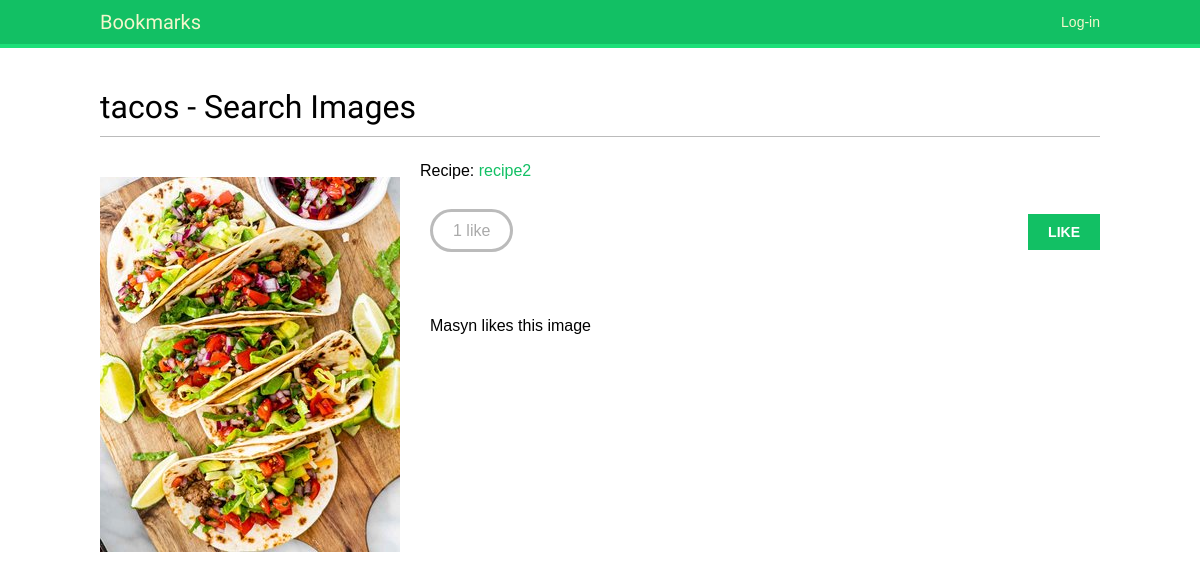
The app's page /images/detail/3/tacos-search-images/ with its own data.
### images/models.py (models this page shows, shortened)
class Image(models.Model):
    user = models.ForeignKey(
        settings.AUTH_USER_MODEL,
        related_name='images_created',
        on_delete=models.CASCADE,
    )
    title = models.CharField(max_length=200)
    slug = models.SlugField(max_length=200, blank=True)
    url = models.URLField(max_length=2000)
    image = models.ImageField(upload_to='images/%Y/%m/%d/')
    description = models.TextField(blank=True)
    created = models.DateTimeField(auto_now_add=True)
    users_like = models.ManyToManyField(
        settings.AUTH_USER_MODEL,
        related_name='images_liked',
        blank=True,
    )
    recipe = models.ForeignKey(
        Report,
        on_delete=models.CASCADE,
        related_name='images',
        null=True,
    )
    total_likes = models.PositiveIntegerField(default=0)
    class Meta:
        indexes = [
            models.Index(fields=['-created']),
            models.Index(fields=['-total_likes']),
        ]
        ordering = ['-created']

### recipe/models.py (models this page shows, shortened)
class Report(models.Model):
    class Status(models.TextChoices):
        DRAFT = 'DF', 'Draft'
        PUBLISHED = 'PB', 'Published'
    CATEGORY_CHOICES = [
        ('BRK', 'Breakfast'),
        ('LCH', 'Lunch'),
        ('DIN', 'Dinner'),
        ('DES', 'Dessert'),
        ('APP', 'Appetizer'),
    ]
    title = models.CharField(max_length=250)
    slug = models.SlugField(max_length=250, unique_for_date='publish')
    author = models.ForeignKey(
        settings.AUTH_USER_MODEL, on_delete=models.CASCADE, related_name="recipe_reports"
    )
    body = models.TextField()
    image = models.ImageField(upload_to='reports/', null=True, blank=True)
    category = models.CharField(max_length=3, choices=CATEGORY_CHOICES, default="DIN")
    publish = models.DateTimeField(default=timezone.now)
    created = models.DateTimeField(auto_now_add=True)
    updated = models.DateTimeField(auto_now=True)
    status = models.CharField(max_length=2, choices=Status, default=Status.DRAFT)
    objects = models.Manager()
    published = PublishedManager()
    class Meta:
        ordering = ['-publish']
        indexes = [models.Index(fields=['-publish']),]
    def get_absolute_url(self):
        return reverse('recipe:report_detail',args=[
            self.publish.year,
            self.publish.month,
            self.publish.day,
            self.slug])
    tags = TaggableManager()

### images/views.py (the view)
def image_detail(request, id, slug):
    image = get_object_or_404(Image, id=id, slug=slug)
    recipe = image.recipe
    return render(
        request,
        'images/image/detail.html',
        {'section': 'images', 'image': image},
    )

### images/templates/images/image/detail.html (shortened to what this page needs)
{% extends "base.html" %}
{% block content %}
  <h1>{{ image.title }}</h1>
  {% load thumbnail %}
  <a href="{{ image.image.url }}">
    <img src="{% thumbnail image.image 300x0 %}" class="image-detail">
  </a>
  <p>Recipe: <a href="{{ image.recipe.get_absolute_url }}">{{ image.recipe.title }}</a>
  {% with total_likes=image.users_like.count users_like=image.users_like.all %}
    <div class="image-info">
      <div>
        <span class="count">
        <span class="total">{{ total_likes }}</span>
          like{{ total_likes|pluralize }}
        </span>
        <a href="#" data-id="{{ image.id }}" data-action="{% if request.user in users_like %}un{% endif %}like"
    class="like button">
          {% if request.user not in users_like %}
            Like
          {% else %}
            Unlike
          {% endif %}
        </a>
      </div>
    </div>
    <div class="image-likes">
      {% for user in users_like %}
        <div>
          <p>{{ user.first_name }} likes this image</p>
        </div>
      {% empty %}
        Nobody likes this image yet.
      {% endfor %}
    </div>
  {% endwith %}
{% endblock %}

### account/static/css/base.css (style rules this page uses)
body { margin:0; padding:0; font-family:helvetica, sans-serif; }
p { line-height: 1.8; }
a { color:#12c064; text-decoration:none; }
h1, h2, h3, h4, h5 , h6 { font-family: 'Muli', sans-serif; font-weight:normal; }
h1 { border-bottom:1px solid #bbb; padding:0 0 10px 0; margin:10px 0 20px 0; }
input[type=submit], a.button { font-weight:bold; background:#12c064; color:#fff; padding:10px 20px; font-size:14px; text-transform:uppercase; }
.image-preview, .image-detail { max-width:300px; float:left; margin:0 20px 20px 0; }
.image-detail { margin-top:20px; }
.image-info div { padding:20px 0; overflow:auto; }
.count { color:#aaa; border:3px solid #bbb; border-radius:26px; padding:10px 20px; margin:20px 10px 0; }
a.like, a.follow { float:right; margin-top:-8px; }
.image-likes div { float:left; width:auto; padding:10px; text-align:center; }

### records on screen
Image: title "tacos - Search Images", image (picture), recipe "recipe2"

### other values on screen
{{ total_likes }} "1"
{{ user.first_name }} "Masyn"
